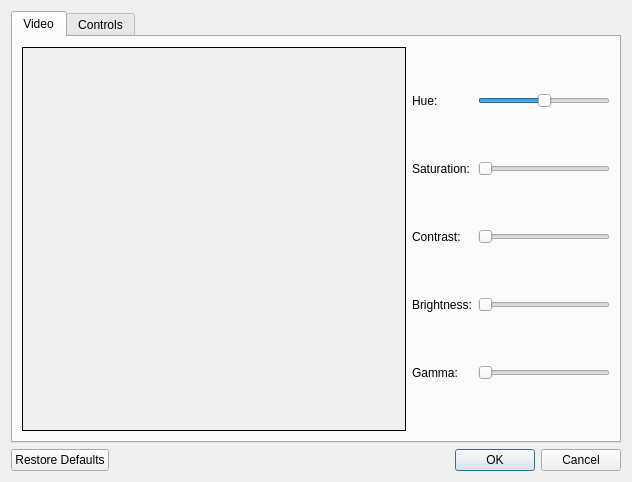
<?xml version="1.0" encoding="UTF-8"?>
<ui version="4.0">
 <class>Preferences</class>
 <widget class="QDialog" name="Preferences">
  <property name="geometry">
   <rect>
    <x>0</x>
    <y>0</y>
    <width>632</width>
    <height>462</height>
   </rect>
  </property>
  <property name="windowTitle">
   <string>Preferences</string>
  </property>
  <property name="modal">
   <bool>true</bool>
  </property>
  <layout class="QVBoxLayout" name="verticalLayout">
   <item>
    <widget class="QTabWidget" name="tabWidget">
     <property name="currentIndex">
      <number>0</number>
     </property>
     <widget class="QWidget" name="tab">
      <attribute name="title">
       <string>Video</string>
      </attribute>
      <layout class="QHBoxLayout" name="horizontalLayout">
       <item>
        <widget class="QFrame" name="palette">
         <property name="sizePolicy">
          <sizepolicy hsizetype="Fixed" vsizetype="Fixed">
           <horstretch>0</horstretch>
           <verstretch>0</verstretch>
          </sizepolicy>
         </property>
         <property name="minimumSize">
          <size>
           <width>384</width>
           <height>384</height>
          </size>
         </property>
         <property name="maximumSize">
          <size>
           <width>384</width>
           <height>384</height>
          </size>
         </property>
         <property name="autoFillBackground">
          <bool>true</bool>
         </property>
         <property name="frameShape">
          <enum>QFrame::Box</enum>
         </property>
         <property name="frameShadow">
          <enum>QFrame::Plain</enum>
         </property>
        </widget>
       </item>
       <item>
        <layout class="QGridLayout" name="gridLayout">
         <item row="0" column="0">
          <widget class="QLabel" name="label">
           <property name="text">
            <string>Hue:</string>
           </property>
          </widget>
         </item>
         <item row="0" column="1">
          <widget class="QSlider" name="hue">
           <property name="minimum">
            <number>-1000</number>
           </property>
           <property name="maximum">
            <number>1000</number>
           </property>
           <property name="orientation">
            <enum>Qt::Horizontal</enum>
           </property>
          </widget>
         </item>
         <item row="1" column="0">
          <widget class="QLabel" name="label_2">
           <property name="text">
            <string>Saturation:</string>
           </property>
          </widget>
         </item>
         <item row="1" column="1">
          <widget class="QSlider" name="saturation">
           <property name="maximum">
            <number>500</number>
           </property>
           <property name="orientation">
            <enum>Qt::Horizontal</enum>
           </property>
          </widget>
         </item>
         <item row="2" column="0">
          <widget class="QLabel" name="label_3">
           <property name="text">
            <string>Contrast:</string>
           </property>
          </widget>
         </item>
         <item row="2" column="1">
          <widget class="QSlider" name="contrast">
           <property name="minimum">
            <number>50</number>
           </property>
           <property name="maximum">
            <number>200</number>
           </property>
           <property name="orientation">
            <enum>Qt::Horizontal</enum>
           </property>
          </widget>
         </item>
         <item row="3" column="0">
          <widget class="QLabel" name="label_4">
           <property name="text">
            <string>Brightness:</string>
           </property>
          </widget>
         </item>
         <item row="3" column="1">
          <widget class="QSlider" name="brightness">
           <property name="minimum">
            <number>50</number>
           </property>
           <property name="maximum">
            <number>200</number>
           </property>
           <property name="orientation">
            <enum>Qt::Horizontal</enum>
           </property>
          </widget>
         </item>
         <item row="4" column="0">
          <widget class="QLabel" name="label_5">
           <property name="text">
            <string>Gamma:</string>
           </property>
          </widget>
         </item>
         <item row="4" column="1">
          <widget class="QSlider" name="gamma">
           <property name="minimum">
            <number>100</number>
           </property>
           <property name="maximum">
            <number>250</number>
           </property>
           <property name="orientation">
            <enum>Qt::Horizontal</enum>
           </property>
          </widget>
         </item>
        </layout>
       </item>
      </layout>
     </widget>
     <widget class="QWidget" name="tab_2">
      <attribute name="title">
       <string>Controls</string>
      </attribute>
      <layout class="QVBoxLayout" name="verticalLayout_2">
       <item>
        <widget class="QLabel" name="label_8">
         <property name="text">
          <string/>
         </property>
         <property name="pixmap">
          <pixmap resource="pretendo.qrc">:/pretendo/graphics/controller.svg</pixmap>
         </property>
         <property name="scaledContents">
          <bool>true</bool>
         </property>
        </widget>
       </item>
       <item>
        <layout class="QGridLayout" name="gridLayout_3">
         <item row="0" column="2">
          <widget class="QLabel" name="label_7">
           <property name="text">
            <string>Down</string>
           </property>
          </widget>
         </item>
         <item row="0" column="0">
          <widget class="QLabel" name="label_6">
           <property name="text">
            <string>Up</string>
           </property>
          </widget>
         </item>
         <item row="1" column="3">
          <widget class="QLineEdit" name="controller_right">
           <property name="readOnly">
            <bool>true</bool>
           </property>
          </widget>
         </item>
         <item row="2" column="0">
          <widget class="QLabel" name="label_17">
           <property name="text">
            <string>B</string>
           </property>
          </widget>
         </item>
         <item row="3" column="0">
          <widget class="QLabel" name="label_19">
           <property name="text">
            <string>Select</string>
           </property>
          </widget>
         </item>
         <item row="1" column="0">
          <widget class="QLabel" name="label_15">
           <property name="text">
            <string>Left</string>
           </property>
          </widget>
         </item>
         <item row="1" column="1">
          <widget class="QLineEdit" name="controller_left">
           <property name="readOnly">
            <bool>true</bool>
           </property>
          </widget>
         </item>
         <item row="3" column="2">
          <widget class="QLabel" name="label_20">
           <property name="text">
            <string>Start</string>
           </property>
          </widget>
         </item>
         <item row="1" column="2">
          <widget class="QLabel" name="label_16">
           <property name="text">
            <string>Right</string>
           </property>
          </widget>
         </item>
         <item row="3" column="3">
          <widget class="QLineEdit" name="controller_start">
           <property name="readOnly">
            <bool>true</bool>
           </property>
          </widget>
         </item>
         <item row="2" column="3">
          <widget class="QLineEdit" name="controller_a">
           <property name="readOnly">
            <bool>true</bool>
           </property>
          </widget>
         </item>
         <item row="3" column="1">
          <widget class="QLineEdit" name="controller_select">
           <property name="readOnly">
            <bool>true</bool>
           </property>
          </widget>
         </item>
         <item row="2" column="1">
          <widget class="QLineEdit" name="controller_b">
           <property name="readOnly">
            <bool>true</bool>
           </property>
          </widget>
         </item>
         <item row="0" column="3">
          <widget class="QLineEdit" name="controller_down">
           <property name="readOnly">
            <bool>true</bool>
           </property>
          </widget>
         </item>
         <item row="0" column="1">
          <widget class="QLineEdit" name="controller_up">
           <property name="readOnly">
            <bool>true</bool>
           </property>
          </widget>
         </item>
         <item row="2" column="2">
          <widget class="QLabel" name="label_18">
           <property name="text">
            <string>A</string>
           </property>
          </widget>
         </item>
        </layout>
       </item>
      </layout>
     </widget>
    </widget>
   </item>
   <item>
    <widget class="QDialogButtonBox" name="buttonBox">
     <property name="orientation">
      <enum>Qt::Horizontal</enum>
     </property>
     <property name="standardButtons">
      <set>QDialogButtonBox::Cancel|QDialogButtonBox::Ok|QDialogButtonBox::RestoreDefaults</set>
     </property>
    </widget>
   </item>
  </layout>
 </widget>
 <resources>
  <include location="pretendo.qrc"/>
 </resources>
 <connections>
  <connection>
   <sender>buttonBox</sender>
   <signal>accepted()</signal>
   <receiver>Preferences</receiver>
   <slot>accept()</slot>
   <hints>
    <hint type="sourcelabel">
     <x>248</x>
     <y>254</y>
    </hint>
    <hint type="destinationlabel">
     <x>157</x>
     <y>274</y>
    </hint>
   </hints>
  </connection>
  <connection>
   <sender>buttonBox</sender>
   <signal>rejected()</signal>
   <receiver>Preferences</receiver>
   <slot>reject()</slot>
   <hints>
    <hint type="sourcelabel">
     <x>316</x>
     <y>260</y>
    </hint>
    <hint type="destinationlabel">
     <x>286</x>
     <y>274</y>
    </hint>
   </hints>
  </connection>
 </connections>
</ui>
